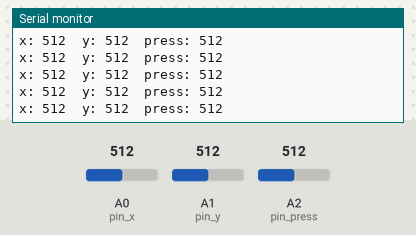
Bench run of a sketch on a simulated Arduino Uno, built with avr-gcc and run on an emulated ATmega328P. Shown: the last lines printed to the serial monitor. The test bench sets the inputs (shaded band); at power-on: A0 (pin_x) = 512, A1 (pin_y) = 512, A2 (pin_press) = 512.

Above: at 1.2 s.
1.3 s: A0 (pin_x) set to 107
At 2.2 s:
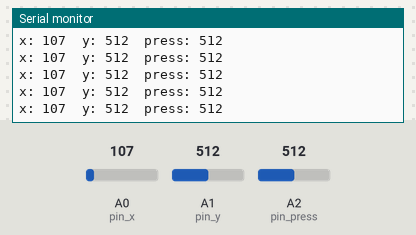
4.3 s: A0 (pin_x) set to 92
At 4.8 s:
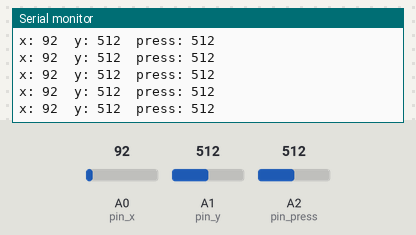
5.8 s: A1 (pin_y) set to 106
At 6.5 s:
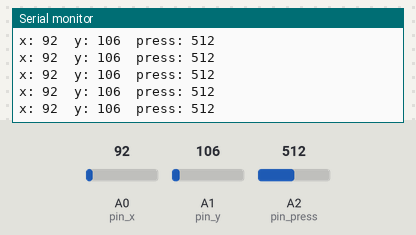
8.8 s: A1 (pin_y) set to 91
At 9.5 s:
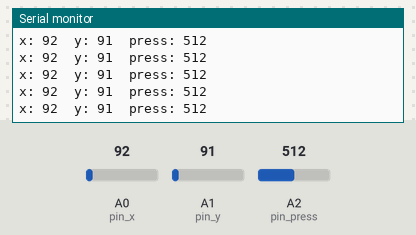
10.3 s: A2 (pin_press) set to 107
At 11.2 s:
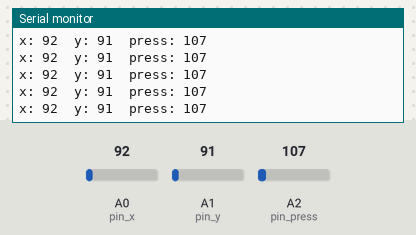
13.3 s: A2 (pin_press) set to 93
At 14.1 s:
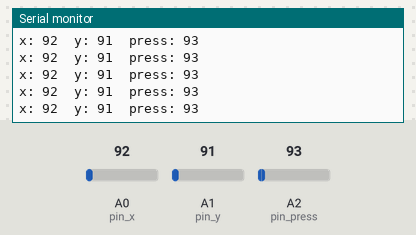
Timing chart, 0 to 15.8 s (numbered marks = the images above; inputs shaded):
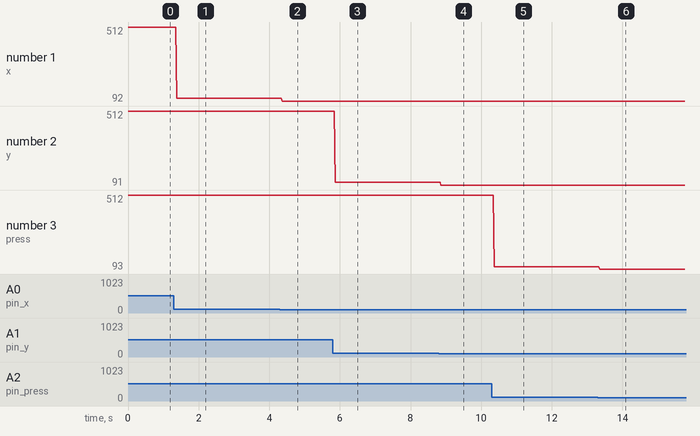

The sketch:

joystick.ino
```cpp
const int pin_x = 0;
const int pin_y = 1;
const int pin_press = 2;


void setup() {
    Serial.begin(9600);
}

void loop() {
    // exit(0);

    int x = analogRead(pin_x);
    int y = analogRead(pin_y);
    int press = analogRead(pin_press);

    Serial.print("x: ");
    Serial.print(x);
    Serial.print("\ty: ");
    Serial.print(y);
    Serial.print("\tpress: ");
    Serial.print(press);
    Serial.print("\n");

    delay(10);
}
```

Measured:
- after the input at 1.3 s, the serial monitor: prints a new line after 0.08 s (image 1)
- after the input at 4.3 s, the serial monitor: prints a new line after 0.07 s (image 2)
- after the input at 5.8 s, the serial monitor: prints a new line after 0.07 s (image 3)
- after the input at 8.8 s, the serial monitor: prints a new line after 0.06 s (image 4)
- after the input at 10.3 s, the serial monitor: prints a new line after 0.07 s (image 5)
- after the input at 13.3 s, the serial monitor: prints a new line after 0.06 s (image 6)
- plotted number 1: 512 → 107 after the input at 1.3 s, 107 → 92 after the input at 4.3 s
- plotted number 2: 512 → 106 after the input at 5.8 s, 106 → 91 after the input at 8.8 s
